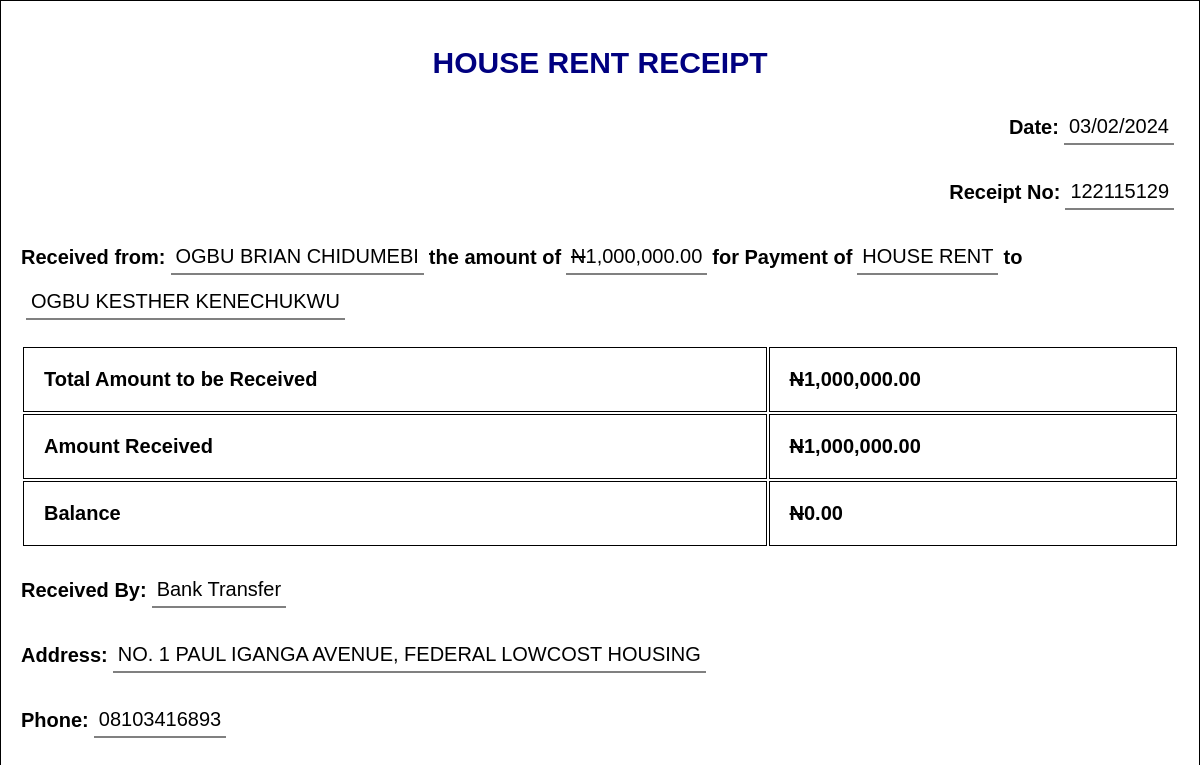
The app's page /dashboard/receipt.php?rd=122115129 with its own data.
### tables this page shows
CREATE TABLE IF NOT EXISTS `receipts` (
  `id` int(100) NOT NULL AUTO_INCREMENT,
  `ref_id` int(100) NOT NULL,
  `customer_name` varchar(200) NOT NULL,
  `customer_address` text NOT NULL,
  `phone_no` varchar(100) NOT NULL,
  `pmtd` varchar(120) NOT NULL,
  `pur_pose` text NOT NULL,
  `total_amt` text NOT NULL,
  `amt_paid` text NOT NULL,
  `amt_rem` text NOT NULL,
  `writer_name` varchar(200) NOT NULL,
  `fullDay` varchar(20) NOT NULL,
  `date` varchar(20) NOT NULL,
  `time` varchar(20) NOT NULL,
  PRIMARY KEY (`id`)
);

### class/sel_class.php (called while the page is built, shortened)
<?php
    class SEL
    {
        public function sel_recp($id){
            require("db/database_connection.php");
            $sel = $con->query(" SELECT * FROM receipts  WHERE ref_id = '$id'  ");
            return $sel;
        }
    }
?>

### dashboard/receipt.php (the view, shortened to what this page needs)
<!DOCTYPE html>
<html lang="en">
<head>
    <link rel="stylesheet" href="../css/style.css" media="all">
</head>
<body  onload="window.print()">
    <section class="receipt">
        <?php
            require("../class/sel_class.php");
            $sel_ob = new SEL();
            $sel_con = $sel_ob->sel_recp($_GET['rd']);
            $row = $sel_con->fetch_assoc();
        ?>
        <div class="first-div-receipt">
            <h1>HOUSE RENT RECEIPT</h1>
            <p>Date: <span><?php echo $row['date']; ?></span></p>
            <p>Receipt No: <span><?php echo $row['ref_id']; ?></span></p>
        </div>
        <div class="second-div-receipt">
            <p>Received from: <span><?php echo $row['customer_name']; ?></span> the amount of <span><?php echo '<strike>N</strike>'.number_format($row['amt_paid'],2); ?></span> for Payment of <span><?php echo $row['pur_pose']; ?></span> to <span><?php echo $row['writer_name']; ?></span></p>
        </div>
        <div class="third-div-receipt">
            <table>
                <tr>
                    <td>Total Amount to be Received</td>
                    <td><?php echo  '<strike>N</strike>'.number_format($row['total_amt'],2); ?></td>
                </tr>
                <tr>
                    <td>Amount Received</td>
                    <td><?php echo  '<strike>N</strike>'.number_format($row['amt_paid'],2); ?></td>
                </tr>
                <tr>
                    <td>Balance</td>
                    <td><?php echo  '<strike>N</strike>'.number_format($row['amt_rem'],2); ?></td>
                </tr>
            </table>
        </div>
        <div class="forth-div-receipt">
            <p>Received By: <span><?php echo $row['pmtd']; ?></span></p>
            <p>Address: <span><?php echo $row['customer_address']; ?></span></p>
            <p>Phone: <span><?php echo $row['phone_no']; ?></span></p>
        </div>
    </section>
</body>
</html>

### css/style.css (style rules this page uses)
* { box-sizing: border-box; font-family: Arial, Helvetica, sans-serif; }
body { margin:0; padding: 0; width:100%; --nav-load-time:300ms; --nav-header-load-time:320ms; --first-sec-load-time:400ms; --after-fs-load-time:calc(var(--nav-load-time) + var(--first-sec-load-time)); }
.receipt { border:1px solid black; font-weight: bold; font-size: 20px; width:100%; padding:20px; }
.receipt span { font-weight: lighter; }
.first-div-receipt h1 { text-align: center; color:navy; }
.first-div-receipt p { display: flex; flex-direction: row; justify-content:flex-end; align-items: center; }
.first-div-receipt span { border-bottom:2px solid gray; margin:5px; padding:5px; }
.second-div-receipt p { display: flex; flex-direction: row; flex-wrap: wrap; align-items: center; width:100%; }
.second-div-receipt span { border-bottom:2px solid gray; margin:5px; padding:5px; }
.third-div-receipt table { width:100%; }
.third-div-receipt table tr td { padding:20px; border:1px solid black; }
.forth-div-receipt p { display: flex; flex-direction: row; justify-content:flex-start; align-items: center; width:100%; }
.forth-div-receipt span { border-bottom:2px solid gray; margin:5px; padding:5px; }

### records on screen
receipts: date "03/02/2024", ref "122115129", customer_name "OGBU BRIAN CHIDUMEBI", amt_paid "1,000,000.00", pur_pose "HOUSE RENT", writer_name "OGBU KESTHER KENECHUKWU", total_amt "1,000,000.00", amt_rem "0.00", pmtd "Bank Transfer", customer_address "NO. 1 PAUL IGANGA AVENUE, FEDERAL LOWCOST HOUSING", phone_no "08103416893"
